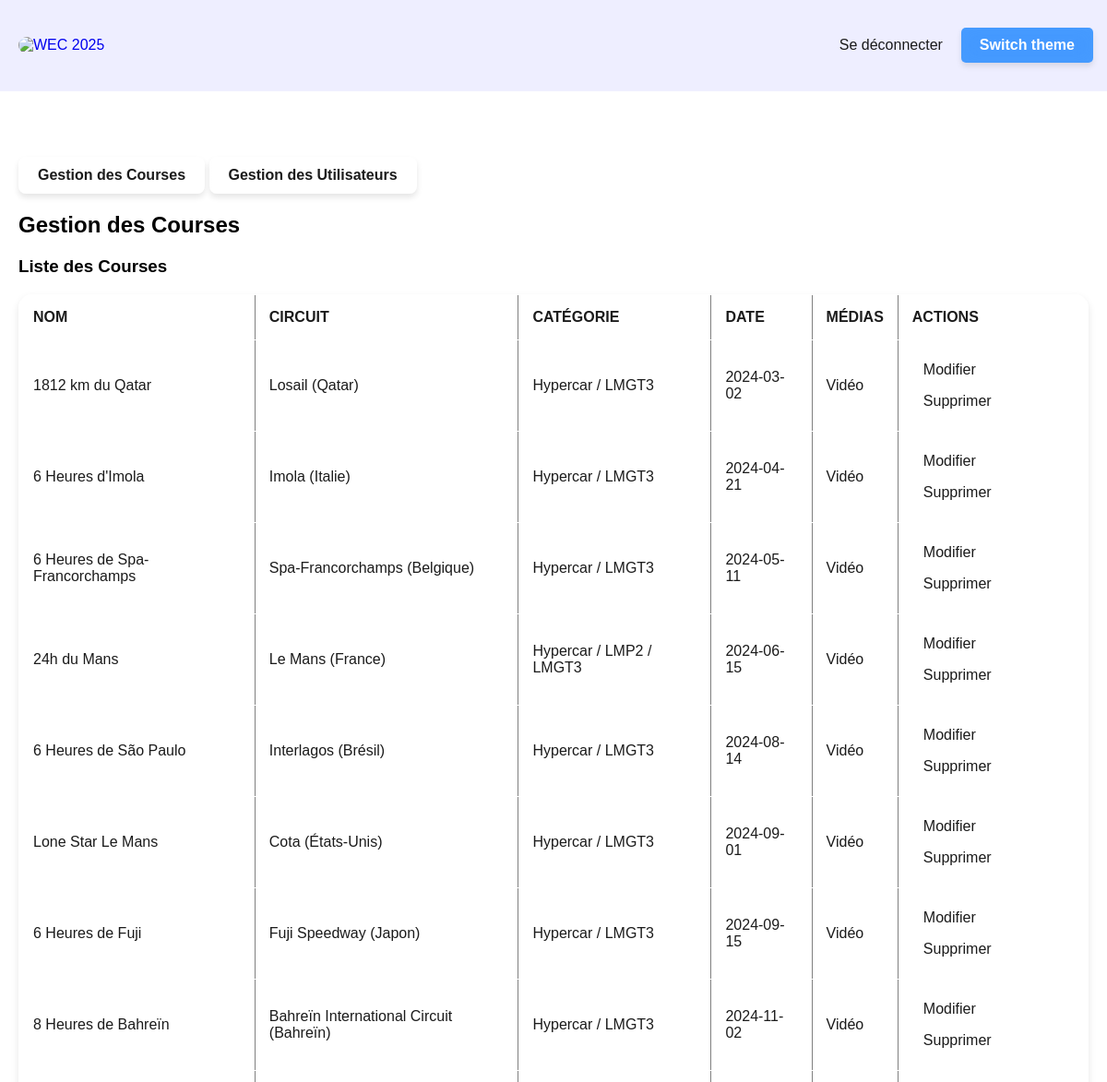
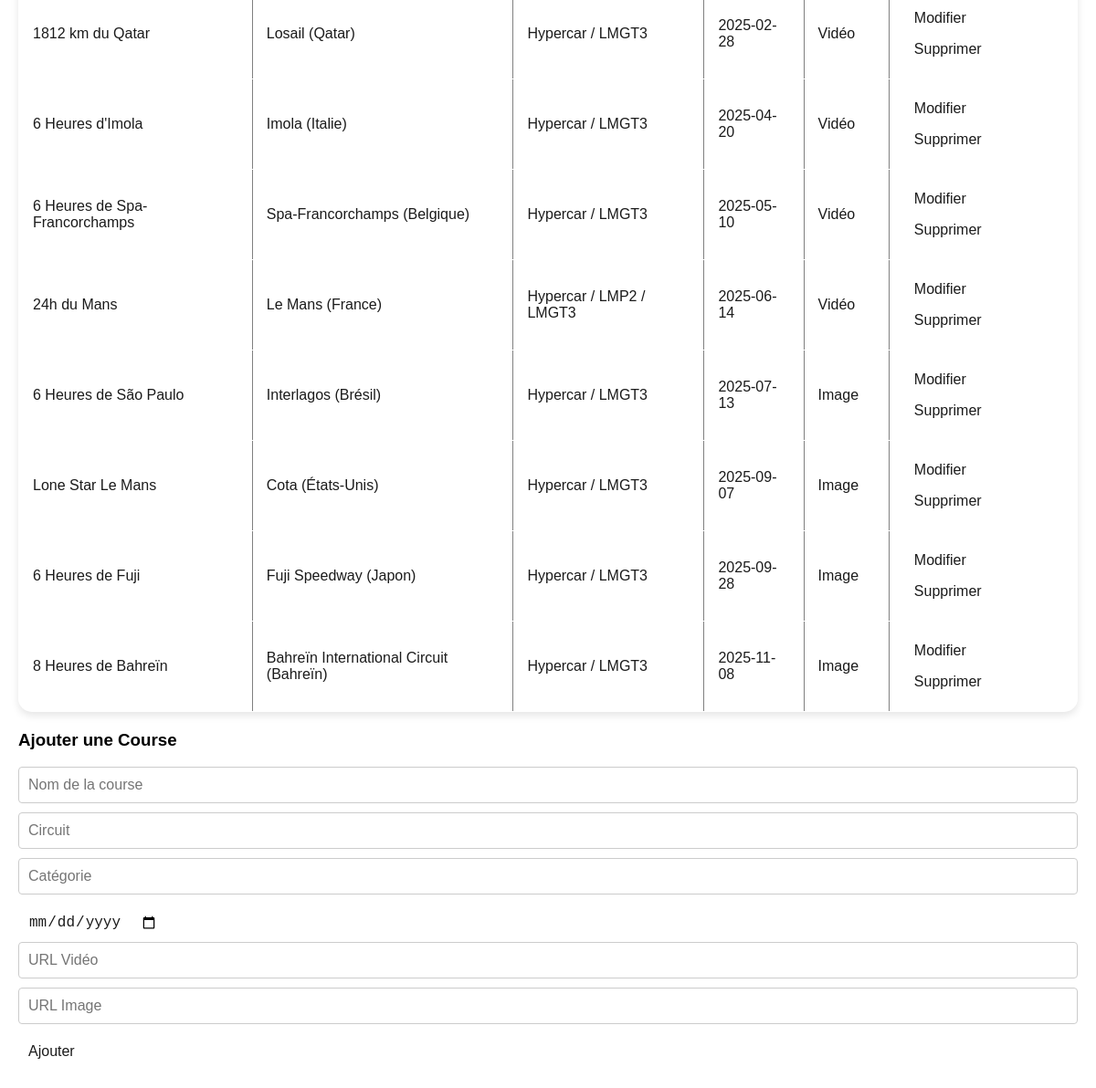
Page /manage_races.php (signed in) on the committed database (2 pictures, top to bottom).
### tables this page shows
CREATE TABLE IF NOT EXISTS `races` (
  `id` int NOT NULL AUTO_INCREMENT,
  `race_name` varchar(100) NOT NULL,
  `circuit` varchar(100) NOT NULL,
  `category` varchar(50) NOT NULL,
  `race_date` date NOT NULL,
  `video_url` text,
  `image_url` text,
  PRIMARY KEY (`id`)
);

### config.php (called while the page is built)
<?php
class Database
{
    private $host = 'localhost';
    private $dbname = 'WEC_2025';
    private $user = 'root';
    private $pass = '';
    private $pdo;
    public function __construct()
    {
        try {
            $this->pdo = new PDO("mysql:host={$this->host};dbname={$this->dbname}", $this->user, $this->pass);
            $this->pdo->setAttribute(PDO::ATTR_ERRMODE, PDO::ERRMODE_EXCEPTION);
            $this->pdo->setAttribute(PDO::ATTR_DEFAULT_FETCH_MODE, PDO::FETCH_ASSOC);
        } catch (PDOException $e) {
            echo "Database connection failed: " . $e->getMessage();
            exit;
        }
    }
    public function getConnection()
    {
        return $this->pdo;
    }
}

### race.php (called while the page is built, shortened)
<?php
require_once 'config.php';
class Race
{
    private $pdo;
    public function __construct()
    {
        $db = new Database();
        $this->pdo = $db->getConnection();
    }
    public function getAllRaces()
    {
        $stmt = $this->pdo->prepare("SELECT * FROM races ORDER BY race_date ASC");
        $stmt->execute();
        return $stmt->fetchAll();
    }
}

### racecontroller.php (called while the page is built, shortened)
<?php
require_once 'race.php';
class RaceController
{
    private $raceModel;
    public function __construct()
    {
        $this->raceModel = new Race();
    }
    public function getAllRaces()
    {
        return $this->raceModel->getAllRaces();
    }
}

### manage_races.php (the view, shortened to what this page needs)
<?php
require_once 'RaceController.php';
$raceController = new RaceController();
$races = $raceController->getAllRaces();
?>
<?php
require "header.php";
?>
<div class="buttons">
    <button onclick="toggleSection('courses')">Gestion des Courses</button>
    <button onclick="toggleSection('users')">Gestion des Utilisateurs</button>
</div>
<div id="coursesSection" style="display: block;">
    <h2>Gestion des Courses</h2>
    <h3>Liste des Courses</h3>
    <?php if (!empty($races)): ?>
        <table border="1">
            <thead>
                <tr>
                    <th>Nom</th>
                    <th>Circuit</th>
                    <th>Catégorie</th>
                    <th>Date</th>
                    <th>Médias</th>
                    <th>Actions</th>
                </tr>
            </thead>
            <tbody>
                <?php foreach ($races as $race): ?>
                    <tr>
                        <td><?= htmlspecialchars($race['race_name']) ?></td>
                        <td><?= htmlspecialchars($race['circuit']) ?></td>
                        <td><?= htmlspecialchars($race['category']) ?></td>
                        <td><?= htmlspecialchars($race['race_date']) ?></td>
                        <td>
                            <?php
                            $media = [];
                            if (!empty($race['video_url'])) $media[] = "Vidéo";
                            if (!empty($race['image_url'])) $media[] = "Image";
                            echo !empty($media) ? implode(" / ", $media) : "Aucun";
                            ?>
                        </td>
                        <td>
                            <a href="edit_race.php?id=<?= $race['id'] ?>">Modifier</a>
                            <a href="delete_race.php?id=<?= $race['id'] ?>" onclick="return confirm('Confirmer la suppression ?')">Supprimer</a>
                        </td>
                    </tr>
                <?php endforeach; ?>
            </tbody>
        </table>
    <?php else: ?>
        <p>Aucune course disponible.</p>
    <?php endif; ?>
    <h3>Ajouter une Course</h3>
    <form method="post" action="">
        <input type="text" name="raceName" placeholder="Nom de la course" required><br>
        <input type="text" name="circuit" placeholder="Circuit" required><br>
        <input type="text" name="category" placeholder="Catégorie" required><br>
        <input type="date" name="raceDate" required><br>
        <input type="text" name="videoUrl" placeholder="URL Vidéo"><br>
        <input type="text" name="imageUrl" placeholder="URL Image"><br>
        <input type="submit" name="addRace" value="Ajouter">
    </form>
</div>
</body>
</html>

### header.php (shortened to what this page needs)
<!DOCTYPE html>
<html lang="fr-FR">
<head>
  <link rel="stylesheet" href="styles.css">
</head>
<body>
  <header>
    <a href="index.php">
      <img src="https://encrypted-tbn0.gstatic.com/images?q=tbn:ANd9GcTtnqHfmA59-toWX-WCqq_WjMO1PmY_Fi_zug&s" alt="WEC 2025" class="logo">
    </a>
    <div>
      <nav id="mySidenav" class="sidenav">
        <ul>
          <?php if (isset($_SESSION['user_email'])): ?>
            <li><a href="logout.php">Se déconnecter</a></li>
          <?php else: ?>
            <li><a href="login.php">Se connecter</a></li>
            <li><a href="register.php">S'inscrire à la newsletter</a></li>
          <?php endif; ?>
          <button id="mode-toggle">Switch theme</button>
        </ul>
      </nav>
    </div>
  </header>

### styles.css (style rules this page uses)
:root { --background-color: rgba(255, 255, 255, 0.6); --text-color: #1b1b1b; --background-nav: rgba(200, 200, 255, 0.3); --menu-background: #e8e8e8; --burger-span: #111; --post-background-color: rgba(255, 255, 255, 0.4); --menu-toggle-background: rgba(0, 122, 255, 0.7); --menu-toggle-background-hover: rgba(32, 79, 130, 0.7); --search-background: rgba(255, 255, 255, 0.3); --glass-blur: 10px; --glass-border: rgba(255, 255, 255, 0.2); }
body { font-family: Arial, sans-serif; background-color: var(--background-color); margin: 0; padding: 20px; }
html { scroll-behavior: smooth; }
button { background: rgba(255, 255, 255, 0.1); border: 1px solid rgba(255, 255, 255, 0.3); border-radius: 8px; padding: 10px 20px; color: var(--text-color); font-size: 16px; font-weight: bold; text-align: center; cursor: pointer; transition: all 0.3s ease-in-out; backdrop-filter: blur(10px); box-shadow: 0 4px 6px rgba(0, 0, 0, 0.1); }
header a { text-decoration: none; }
img { border-radius: 15px; transition: transform 0.3s ease-in-out; animation: fadeIn; animation-duration: 1.5s; }
input { background: rgba(255, 255, 255, 0.2); backdrop-filter: blur(10px); border: 1px solid rgba(255, 255, 255, 0.3); border-radius: 10px; padding: 10px; color: var( --text-color ); font-size: 16px; outline: none; transition: all 0.3s ease; }
header { top: 0; left: 0; z-index: 99999; position: fixed; display: flex; width: 100%; justify-content: space-between; align-items: center; background-color: var(--background-nav); backdrop-filter: blur(var(--glass-blur)); -webkit-backdrop-filter: blur(var(--glass-blur)); border-bottom: 1px solid var(--glass-border); padding: 20px; transition: background-color 0.3s, backdrop-filter 0.3s; animation: backInDown; animation-duration: 0.5s; }
nav a { color: var(--text-color); text-decoration: none; margin-left: 20px; transition-duration: 0.3s; }
nav li { margin-top: 10px; }
nav ul { list-style: none; padding: 0; margin: 0; display: flex; }
#mode-toggle { background-color: var(--menu-toggle-background); color: white; border: none; cursor: pointer; font-size: 16px; border-radius: 5px; transition-duration: 0.3s; }
table { width: 100%; border-collapse: collapse; background: rgba(255, 255, 255, 0.2); backdrop-filter: blur(15px); border-radius: 15px; overflow: hidden; box-shadow: 0 4px 8px rgba(0, 0, 0, 0.1); margin-bottom: 20px; transition: all 0.3s ease; }
th, td { padding: 15px; text-align: left; color: var(--text-color); border-bottom: 1px solid rgba(255, 255, 255, 0.3); transition: background 0.3s ease; }
th { background: rgba( 255, 255, 255, 0.3 ); font-weight: bold; text-transform: uppercase; }
tbody tr:nth-child(even) { background: rgba(255, 255, 255, 0.05); }
tbody tr:last-child td { border-bottom: none; }
table a { color: var(--text-color); text-decoration: none; padding: 8px 12px; background: rgba(255, 255, 255, 0.15); backdrop-filter: blur(10px); border-radius: 8px; transition: all 0.3s ease; display: inline-block; }
@media (min-width: 768px) { nav { display: flex; justify-content: space-between; align-items: center; padding: 10px 20px; margin-right: 15px; } }
@media (min-width: 768px) { #mode-toggle { padding: 10px 20px; margin-left: 20px; } }
input[type="email"], input[type="password"], input[type="text"] { width: 100%; padding: 10px; margin-bottom: 10px; border: 1px solid #ccc; border-radius: 4px; box-sizing: border-box; }
.logo { width: 150px; height: auto; }

### rows in the picture
races: race_name "1812 km du Qatar", circuit "Losail (Qatar)", category "Hypercar / LMGT3", race_date "2024-03-02", media "Vidéo"
races: race_name "6 Heures d'Imola", circuit "Imola (Italie)", category "Hypercar / LMGT3", race_date "2024-04-21", media "Vidéo"
races: race_name "6 Heures de Spa-Francorchamps", circuit "Spa-Francorchamps (Belgique)", category "Hypercar / LMGT3", race_date "2024-05-11", media "Vidéo"
races: race_name "24h du Mans", circuit "Le Mans (France)", category "Hypercar / LMP2 / LMGT3", race_date "2024-06-15", media "Vidéo"
races: race_name "6 Heures de São Paulo", circuit "Interlagos (Brésil)", category "Hypercar / LMGT3", race_date "2024-08-14", media "Vidéo"
races: race_name "Lone Star Le Mans", circuit "Cota (États-Unis)", category "Hypercar / LMGT3", race_date "2024-09-01", media "Vidéo"
races: race_name "6 Heures de Fuji", circuit "Fuji Speedway (Japon)", category "Hypercar / LMGT3", race_date "2024-09-15", media "Vidéo"
races: race_name "8 Heures de Bahreïn", circuit "Bahreïn International Circuit (Bahreïn)", category "Hypercar / LMGT3", race_date "2024-11-02", media "Vidéo"
races: race_name "1812 km du Qatar", circuit "Losail (Qatar)", category "Hypercar / LMGT3", race_date "2025-02-28", media "Vidéo"
races: race_name "6 Heures d'Imola", circuit "Imola (Italie)", category "Hypercar / LMGT3", race_date "2025-04-20", media "Vidéo"
races: race_name "6 Heures de Spa-Francorchamps", circuit "Spa-Francorchamps (Belgique)", category "Hypercar / LMGT3", race_date "2025-05-10", media "Vidéo"
races: race_name "24h du Mans", circuit "Le Mans (France)", category "Hypercar / LMP2 / LMGT3", race_date "2025-06-14", media "Vidéo"
races: race_name "6 Heures de São Paulo", circuit "Interlagos (Brésil)", category "Hypercar / LMGT3", race_date "2025-07-13", media "Image"
races: race_name "Lone Star Le Mans", circuit "Cota (États-Unis)", category "Hypercar / LMGT3", race_date "2025-09-07", media "Image"
races: race_name "6 Heures de Fuji", circuit "Fuji Speedway (Japon)", category "Hypercar / LMGT3", race_date "2025-09-28", media "Image"
races: race_name "8 Heures de Bahreïn", circuit "Bahreïn International Circuit (Bahreïn)", category "Hypercar / LMGT3", race_date "2025-11-08", media "Image"
